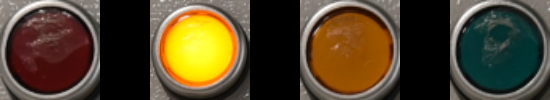
#> input picture images_box/template_split_line2000.png, 550 x 100 px, given in place of light_panel.jpg, which was not available
$ python '信号灯识别.py' images_box/template_split_line2000.png
#> lines starting #> are read from the running program, lines starting #| are printed output that depends on the picture; after the words box and inside, x2 and y2 are one past the last pixel; in counts of white or black regions, pixels touching at a corner belong together; pictures that were not available may be replaced by others from this repository, and a replacement may not be noted
import cv2 as cv
import numpy as np
import os
import sys


def key_000_line(str="result"):
    print("*" * 40, str, "*" * 40)


# 创建活动窗口(按img原始比例显示)
def key_000_point(img, str="result", win_width=800):
    print(str, "的shape:", img.shape)
    ratio = img.shape[0] / img.shape[1]
    cv.namedWindow(str, cv.WINDOW_KEEPRATIO)
    cv.moveWindow(str, 20, 20)
    cv.resizeWindow(str, win_width, int(win_width * ratio))
    cv.imshow(str, img)
    cv.waitKey(0)
    cv.destroyAllWindows()


# 显示文字信息的图片
def message_box(str, h=100, w=550):
    img = np.zeros((h, w, 3), np.uint8)
    cv.putText(img, str, (50, int(h / 2)), cv.FONT_HERSHEY_SIMPLEX, 1, (255, 255, 255), 2, cv.LINE_AA)
    cv.imshow("result", img)
    cv.waitKey(0)
    cv.destroyAllWindows()


# 返回显示文字信息的图片
def message_box_ret(str, h=100, w=550):
    img = np.zeros((h, w, 3), np.uint8)
    cv.putText(img, str, (50, int(h / 2)), cv.FONT_HERSHEY_SIMPLEX, 1, (255, 255, 255), 2, cv.LINE_AA)
    return img


# 按原始比例对图像进行缩放（resize后的大小对后面识别有很大影响）
def resize_img(img, long_side=2000):
    cols, rows = img.shape[:2]
    print("原始图像的高，宽，数据类型：", cols, rows, img.dtype)
    if cols < rows:
        new_img = cv.resize(img, (long_side, int(long_side / rows * cols)), interpolation=cv.INTER_CUBIC)
    else:
        new_img = cv.resize(img, (int(long_side / cols * rows), long_side), interpolation=cv.INTER_CUBIC)
    print("resize之后图像的高，宽，数据类型：", new_img.shape[0], new_img.shape[1], img.dtype)
    return new_img


# 对图像进行不同色彩空间的转换
def color_space_demo(image, choice=1):
    # 将RGB图像转到HSV色彩空间
    img_HSV = cv.cvtColor(image, cv.COLOR_BGR2HSV)
    # 将RGB图像转到HIS色彩空间
    img_HIS = cv.cvtColor(image, cv.COLOR_BGR2HLS)
    if choice == 1:
        return img_HSV
    else:
        return img_HIS


# def contrast_brightness_damo(image, c, b):
#     h, w = image.shape
#     blank = np.zeros([h, w], image.dtype)
#     dst = cv.addWeighted(image, c, blank, 1 - c, b)
#     return dst
#
#
#
# def mean_blur_demo(src):
#     mean_blur = cv.blur(src, (5, 5))
#     # src:要处理的图像
#     # (5，5):卷积核大小
#     return mean_blur
#
#
# def median_blur_demo(src):
#     median_blur = cv.medianBlur(src, 5)
#     # src:要处理的图像
#     # 5: 卷积核大小（只能取奇数）
#     return median_blur


# 逐个显示轮廓
def show_every_cnts(cnts):
    for cnt in cnts:
        img_contours = cv.drawContours(img.copy(), cnt, -1, (255, 0, 255), 4)
        key_000_point(img_contours)


# 轮廓圆形度筛选
def cnts_yuanxingdu(img, k=0.7):
    cnts_yxd_k = []
    contours, hierarchy = cv.findContours(img, cv.RETR_TREE, cv.CHAIN_APPROX_NONE)
    for i, cnt in zip(range(len(contours)), contours):
        area = cv.contourArea(cnt)  # 获取轮廓面积
        perimeter = cv.arcLength(cnt, True)  # 获取轮廓周长
        if perimeter > 0:
            F = 4 * np.pi * area / perimeter / perimeter  # 根据圆形度公式求轮廓圆形度（之前求得8个轮廓的圆形度均大于0.75，这里将阈值设为0.7）
            if F >= k:
                cnts_yxd_k.append(cnt)
    print("opening处理完的mask的圆形度大于", k, "的轮廓数量：", len(cnts_yxd_k))
    return cnts_yxd_k


# [8 lines of commented-out code are left out]

path = os.path.abspath(os.path.dirname(sys.argv[0]))
panel = cv.imread(path+"/images_box/light_panel.jpg")
#> panel is the input picture: shape (100, 550, 3); mean B, G, R 42.9, 68.2, 82.5
template = cv.imread(path+"/images_box/template_split_line2000.png")
# resize+gs一下(resize后的大小对后面识别有很大影响)
img = resize_img(panel, long_side=2000)
#| 原始图像的高，宽，数据类型： 100 550 uint8
#| resize之后图像的高，宽，数据类型： 363 2000 uint8
img_gs = cv.GaussianBlur(img, (9, 9), 0)
key_000_point(img, str="origial")
#| origial 的shape: (363, 2000, 3)
# gray色彩空间
img_gray = cv.cvtColor(img_gs, cv.COLOR_RGB2GRAY)
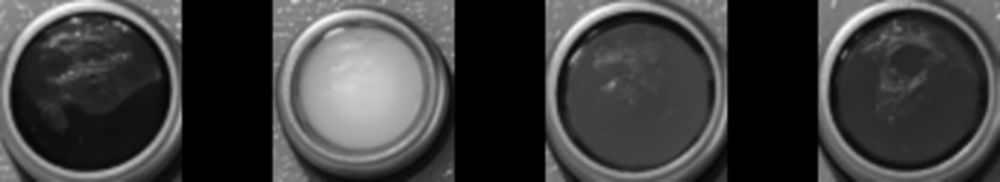
#> img_gray: shape (363, 2000) (shown at 1/2 size); min 0, max 251, mean 62.3
# canny边缘检测(不需要再二值化)
canny = cv.Canny(img_gray, 60, 65)
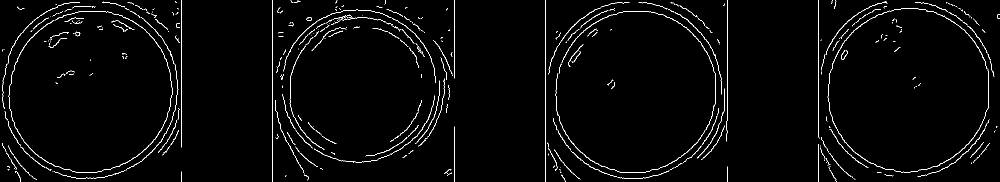
#> canny: shape (363, 2000) (shown at 1/2 size); 2.1% white in thin lines or dots
key_000_point(canny, str="canny")
#| canny 的shape: (363, 2000)
# 端点连接处理？？？？？？
# 圆形度检测
cnts_circle_level = cnts_yuanxingdu(canny, k=0.85)
#> in cnts_yuanxingdu, `contours, hierarchy = cv.findContours(img, cv.RETR_TREE, cv.CHAIN_APPR..`: contours = 493 contours, 461 with area under 20; largest, box (x1, y1, x2, y2) and area: (17, 22, 345, 346) 226, (1655, 17, 1855, 341) 110, (1123, 22, 1429, 146) 102, (280, 35, 357, 324) 71, (1791, 137, 1978, 345) 62
#> the loop in cnts_yuanxingdu, `for i, cnt in zip(range(len(contours)), contours):` made 493 passes
#> (area, perimeter, F) on passes 65, 75, 78, 84, 91: (25, 135.5, 0.0171), (28, 168.5, 0.0124), (20.5, 342.8, 0.00219), (26.5, 136.1, 0.018), (32.5, 261.8, 0.00596)
#> after the loop in cnts_yuanxingdu, `for i, cnt in zip(range(len(contours)), contours):`: cnts_yxd_k = 1 item
#| opening处理完的mask的圆形度大于 0.85 的轮廓数量： 1
#> cnts_circle_level = 1 item
img_circle_level = cv.drawContours(img.copy(), cnts_circle_level, -1, (255, 0, 255), 5)
key_000_point(img_circle_level, "img_circle_level")
#| img_circle_level 的shape: (363, 2000, 3)
# 设定获取颜色的阈值(此处捕获的是紫色，捕获的是上一步自己画的轮廓，阈值可以给的狠一些)
img_hsv = cv.cvtColor(img_circle_level, cv.COLOR_RGB2HSV)
#> img_hsv: shape (363, 2000, 3); mean H, S, V 69.7, 93.6, 86.1
color_lower = np.array([145, 250, 250])
color_upper = np.array([155, 255, 255])
mask = cv.inRange(img_hsv, color_lower, color_upper)
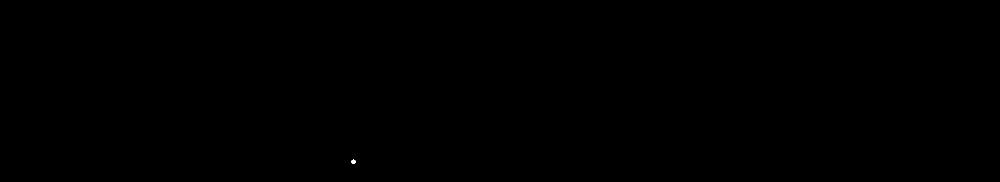
#> mask: shape (363, 2000) (shown at 1/2 size); 0.01% white; 1 white region
key_000_point(mask, str="mask")
#| mask 的shape: (363, 2000)
# 对捕捉到的mask进行轮廓检测（线宽 = -1）
cnts_mask, hierarchy = cv.findContours(mask, cv.RETR_EXTERNAL, cv.CHAIN_APPROX_NONE)
#> cnts_mask = 1 contour; box (x1, y1, x2, y2) and area: (702, 319, 712, 328) 46
img_mask_cnts = cv.drawContours(img.copy(), cnts_mask, -1, (255, 0, 255), -1)
key_000_point(img_mask_cnts, "img_mask_cnts")
#| img_mask_cnts 的shape: (363, 2000, 3)
# 对圆形度+mask颜色捕捉筛选完的轮廓进行面积排序（找面积阈值,resize的尺寸不同这个阈值也不同）
cnts_circle_area = sorted(cnts_mask, key=cv.contourArea, reverse=True)[:10]
#> cnts_circle_area has the same summary as cnts_mask
img_area_level = cv.drawContours(img.copy(), cnts_circle_area, -1, (255, 0, 255), -1)
key_000_point(img_area_level, "img_area_level")
#| img_area_level 的shape: (363, 2000, 3)
# 轮廓面积
for i, cnt_area in zip(range(len(cnts_circle_area)), cnts_circle_area):
    area = cv.contourArea(cnts_circle_area[i])
    print("第", i + 1, "个轮廓的面积为：", area)
#> this loop made 1 pass
#> area on pass 1: 46
#| 第 1 个轮廓的面积为： 46.0
# 把当前得到的圆形轮廓抠出来（变成一组roi，以便进行后面的模板匹配）
roi_group = []
circle_rectangle_point = []
for i, c in zip(range(len(cnts_circle_area)), cnts_circle_area):
    x, y, w, h = cv.boundingRect(c)
    circle_rectangle_point.append([x, y, w, h])  # 把圆形的外接矩形坐标存下来
    roi = img[y:y + h, x:x + w]  # 把外接矩形作为哦roi区域抠出来
    # roi = cv.resize(roi,(100,100))
    # cv.imwrite("1.png", roi)
    roi_group.append(roi)
#> this loop made 1 pass
#> (x, y, w, h) on pass 1: (702, 319, 10, 9)
#> after the loop, circle_rectangle_point = [[702, 319, 10, 9]]; roi_group = 1 item
    # key_000_point(roi, win_width=100)
# 按x进行排序：将roi和外接矩形坐标x组成的字典
list_cle_pit = np.array(circle_rectangle_point)
#> list_cle_pit = [[702, 319, 10, 9]]
list_pit_x = list_cle_pit[:, 0]  # 取到圆形外接矩形坐标x值
#> list_pit_x = [702]
dict_x_roi = dict(zip(list_pit_x, roi_group))  # 将x坐标-roi组成字典
#> dict_x_roi = 1 item
list_x_roi = list(dict_x_roi.items())  # 字典转列表（方便排序）
#> list_x_roi = 1 item
list.sort(list_x_roi, key=lambda x: x[0])  # 排序（list_pit_roi是一个将roi按x坐标从左到右排序的列表）
# 按x进行排序：外接矩形坐标x和其形状信息组成的字典
list_tangle_shape = list_cle_pit[:, 1:4]
#> list_tangle_shape = [[319, 10, 9]]
dict_x_shape = dict(zip(list_pit_x, list_tangle_shape))
#> dict_x_shape = {702: [319, 10, 9]}
# list_x_shape = list(dict_x_shape.items())
# list.sort(list_x_shape, key=lambda x: x[0])
# 模板匹配(用roi_group[i]和template进行匹配)(roi_group[i]需要resize成100*100)
key_000_point(template, str="template")
#| template 的shape: (100, 550, 3)
message_box("START_MATCH!!!")
for i in range(len(list_x_roi)):
    roi_match = cv.resize(list_x_roi[i][1], (100, 100))  # 这个地方resize可能会让很小的误差被放大（设置面积阈值）
    # key_000_point(roi_match, str="roi_match", win_width=100)
    match_torch = cv.matchTemplate(template, roi_match, cv.TM_CCORR_NORMED)
    min_val, max_val, min_loc, max_loc = cv.minMaxLoc(match_torch)  # 获取匹配位置坐标
    print("第", i, "个roi匹配得的min_val, max_val, min_loc, max_loc", min_val, max_val, min_loc, max_loc)
    # 在原图中显示一下当前的roi（用方框标记出来）
    target_x, [target_y, target_w, target_h] = list_x_roi[i][0], dict_x_shape[list_x_roi[i][0]]
    print("target_x,target_y,target_w,target_h", target_x, target_y, target_w, target_h)
    top_left = (target_x, target_y)
    bottom_right = (top_left[0] + target_w, top_left[1] + target_h)
    res = cv.rectangle(img.copy(), top_left, bottom_right, (255, 0, 255), 3)  # 在img_copy图像上画矩形
    key_000_point(res, "res")
    # 用这个最大值最小值判断一下，有些不是信号灯的图，看能否筛选掉（把match_torch的矩阵值拿出来看看）（考虑是否用TM_CCORR_NORMED）
    if max_val < 0.85:
        message_box("No Match!!!")
        key_000_line()
    else:
        # 根据max_loc[0]位置坐标来判断是哪个灯
        if max_loc[0] <= 9:
            # print("识别结果：模板1号")
            msg_img = message_box_ret("template_number_01!!!")
        elif 140 <= max_loc[0] <= 160:
            # print("识别结果：模板2号")
            msg_img = message_box_ret("template_number_02!!!")
        elif 290 <= max_loc[0] <= 310:
            # print("识别结果：模板3号")
            msg_img = message_box_ret("template_number_03!!!")
        elif 440 <= max_loc[0]:
            # print("识别结果：模板4号")
            msg_img = message_box_ret("template_number_04!!!")
        top_left = max_loc  # 此处要根据所选择的算法，确认原点坐标是最大值还是最小值！
        h, w = roi_match.shape[:2]
        bottom_right = (top_left[0] + w, top_left[1] + h)
        res = cv.rectangle(template.copy(), top_left, bottom_right, (255, 0, 255), 2)  # 在img_copy图像上画矩形
        res = np.vstack((res, msg_img))
        key_000_point(res, "res")
        key_000_line()
message_box("Finish!!!")
